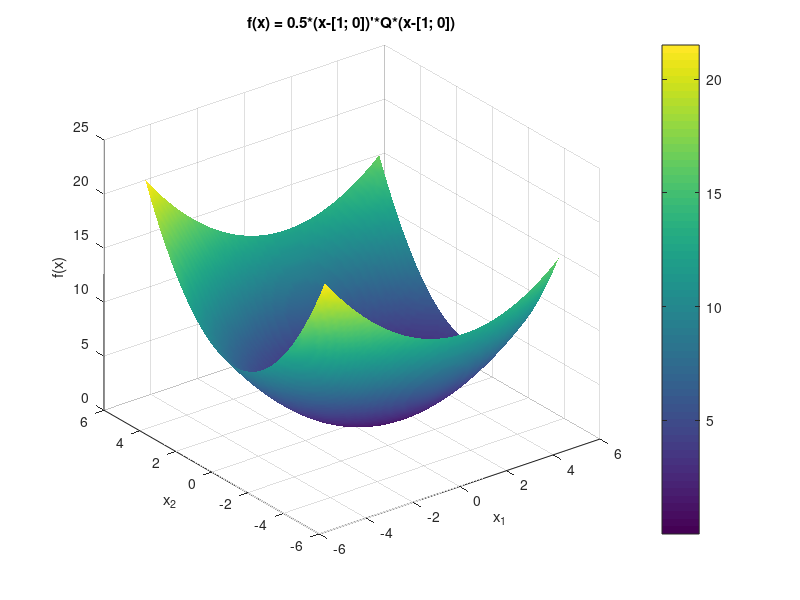
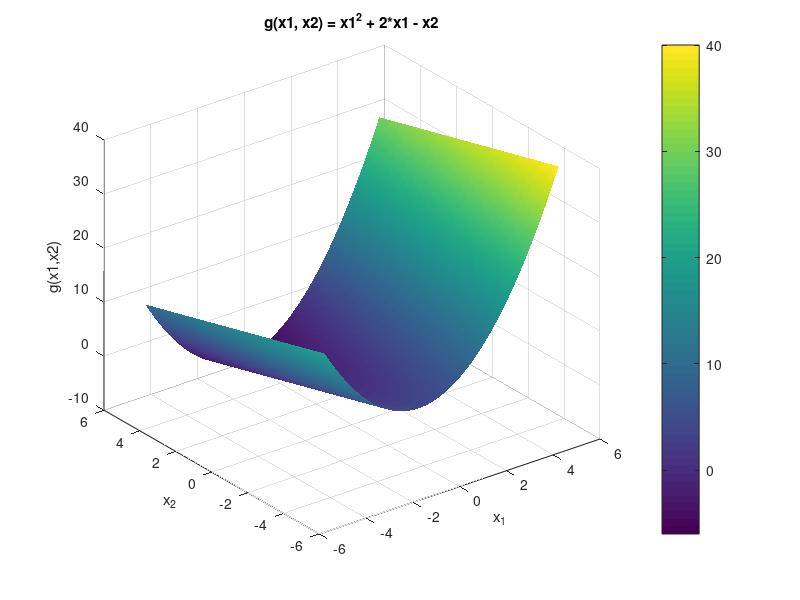

MATLAB code for these plots, in order:
% 定义 Q 矩阵
Q = diag([0.5, 1]);

% 定义函数 f(x) 使用匿名函数
f = @(x) 0.5 * (x - [1; 0])' * Q * (x - [1; 0]);

% 创建 x1 和 x2 的范围
x1 = linspace(-5, 5, 100);
x2 = linspace(-5, 5, 100);

% 创建网格
[X1, X2] = meshgrid(x1, x2);

% 计算 Z 值用于第一个函数
Z1 = zeros(size(X1));
for i = 1:numel(X1)
    Z1(i) = f([X1(i); X2(i)]);
end

% 绘制第一个函数的三维图
figure;
surf(X1, X2, Z1);
title('f(x) = 0.5*(x-[1; 0])''*Q*(x-[1; 0])');
xlabel('x_1');
ylabel('x_2');
zlabel('f(x)');
shading interp;
colorbar;

% 定义第二个函数 g(x1, x2) = x1^2 + 2*x1 - x2
g = @(x1, x2) x1.^2 + 2*x1 - x2;

% 计算 Z2 值用于第二个函数
Z2 = g(X1, X2);

% 绘制第二个函数的三维图
figure;
surf(X1, X2, Z2);
title('g(x1, x2) = x1^2 + 2*x1 - x2');
xlabel('x_1');
ylabel('x_2');
zlabel('g(x1,x2)');
shading interp;
colorbar;